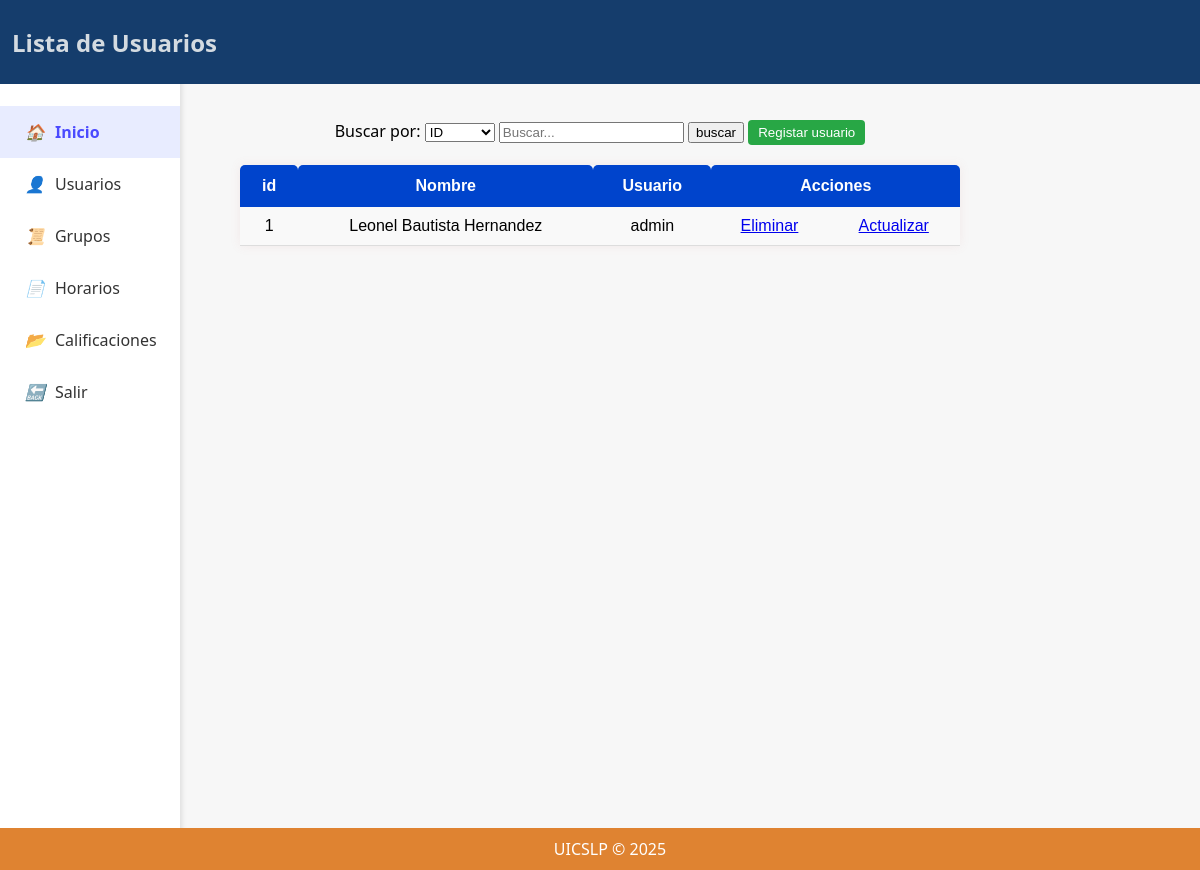
The app's page /adm_usuarios.php with its own data.
### tables this page shows
CREATE TABLE IF NOT EXISTS `administradores` (
  `id_admin` int NOT NULL AUTO_INCREMENT,
  `nombre_completo` varchar(100) NOT NULL,
  `usuario` varchar(50) NOT NULL,
  `contrasena` varchar(255) NOT NULL,
  PRIMARY KEY (`id_admin`),
  UNIQUE KEY `usuario` (`usuario`)
);

### adm_usuarios.php (the view, shortened to what this page needs)
<?php
include('conexion.php');
$sql="SELECT id_admin,nombre_completo,usuario FROM administradores";
$result=$conn->query($sql);
?>
<!DOCTYPE html>
<html lang="en">
<head>
    <link rel="stylesheet" href="tabla.css">
    <link rel="stylesheet" href="menu_adm.css">
</head>
<body>
<header>
<h2>Lista de Usuarios</h2>
</header>
<aside class="sidebar">
    <ul class="menu">
        <li class="active" onclick="window.location.href='inicio_adm.php'"><i>🏠</i>Inicio</li>
        <li class="submenu">
            <i>👤</i>Usuarios
        </li>
        <li onclick="window.location.href='adm_grupos.php'"><i>📜</i>Grupos</li>
        <li class="submenu">
            <i>📄</i>Horarios
        </li>
        <li onclick="window.location.href='SC/panel_admin.php'"><i>📂</i>Calificaciones</li>
        <li onclick="window.location.href='index.php'"><i>🔙</i>Salir</li>
    </ul>
</aside>
<main>
<section class="secregistroG">
<form action="buscar.php" method="post">
<label for="filtro">Buscar por:</label>
<select name="filtro" id="">
    <option value="id_admin">ID</option>
</select>
<input type="text" name="buscar" placeholder="Buscar..." required>
<input type="submit" value="buscar">
<button type="submit" onclick="window.location.href='adm_registro.php'">Registar usuario</button>
</form>
</section>
<section>
<table>
<tr>
                <th>id</th>
                <th>Nombre</th>
                <th>Usuario</th>
                <th colspan="2">Acciones</th>
</tr>
<?php
    if ($result->num_rows>0) {
    while($row=$result->fetch_assoc()){
        echo"<tr>
        <td>".$row['id_admin']."</td>
        <td>".$row['nombre_completo']."</td>
        <td>".$row['usuario']."</td>
        <td><a href='eliminar.php?id=".$row['id_admin']."'>Eliminar</a>
        <td><a href='actualizar.php?id=".$row['id_admin']."'>Actualizar</a>
        </tr>";
        }
    }
?>
</table>
</section>
</main>
<footer>UICSLP © 2025 </footer>
</body>
</html>

### tabla.css (style rules this page uses)
table { width: 60%; margin: 20px auto; border-collapse: collapse; font-family: Arial, sans-serif; box-shadow: 0 0 10px rgba(208, 122, 122, 0.1); }
th { background-color: #0044cc; color: white; padding: 12px 15px; text-align: center; border-radius: 5px 5px 0 0; }
td { padding: 10px 15px; text-align: center; background-color: #f9f9f9; border-bottom: 1px solid #ddd; }
button { padding: 5px 10px; background-color: #28a745; color: white; border: none; border-radius: 4px; cursor: pointer; }
main { padding-top: 50px; padding-bottom: 40px; }

### menu_adm.css (style rules this page uses)
body { margin: 0; font-family: 'Segoe UI', sans-serif; background-color: #f7f7f7; min-height: 100vh; padding-top: 70px; }
.sidebar { height: 100vh; width: 180px; background-color: #ffffff; box-shadow: 2px 0 5px rgba(0, 0, 0, 0.1); padding-top: 20px; position: fixed; }
.menu { list-style-type: none; padding: 0; }
.menu li { padding: 15px 25px; cursor: pointer; display: flex; align-items: center; color: #333; position: relative; }
.menu li i { margin-right: 10px; }
.menu li.active { background-color: #e8ecff; font-weight: bold; color: #4a4aff; }
.submenu { position: relative; }
header { position: fixed; top: 0; left: 0; width: 100%; height: 60px; display: flex; justify-content: space-between; align-items: center; padding: 12px; background-color: rgb(21, 61, 108); color: rgb(212, 219, 225); z-index: 1000; }
header h2 { align-items: center; justify-content: center; }
.secregistroG { text-align: center; }
footer { position: fixed; bottom: 0; left: 0; width: 100%; background-color: rgb(223, 131, 49); color: rgb(255, 255, 255); padding: 10px; font-family: 'Segoe UI', Tahoma, Geneva, Verdana, sans-serif; text-align: center; }

### records on screen
administradores: id_admin "1", nombre_completo "Leonel Bautista Hernandez", usuario "admin"
